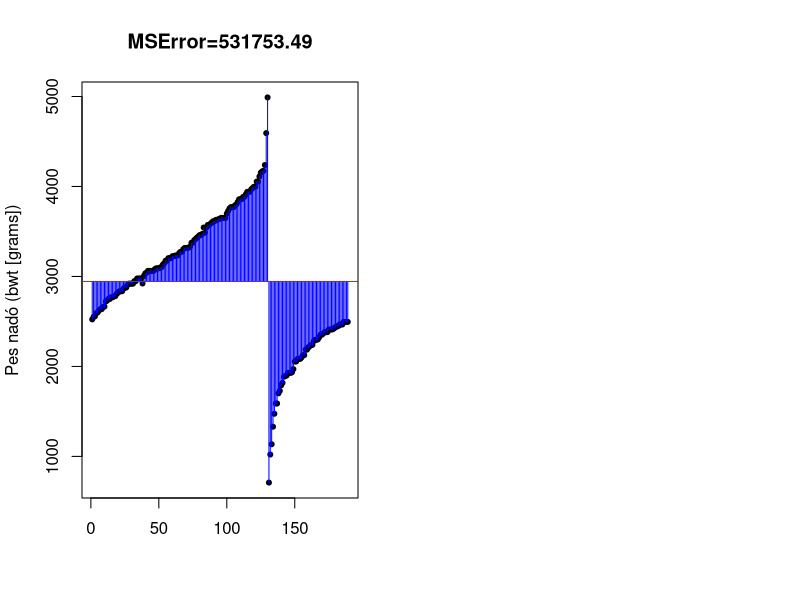
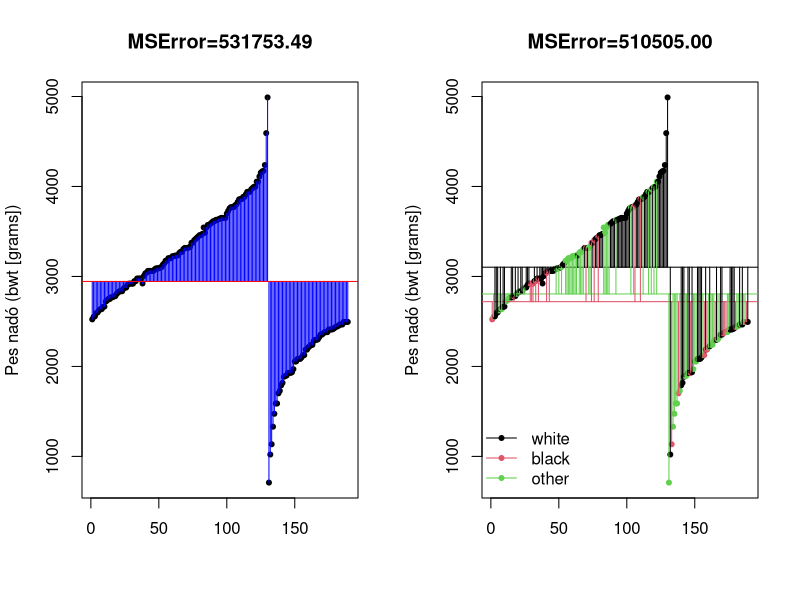
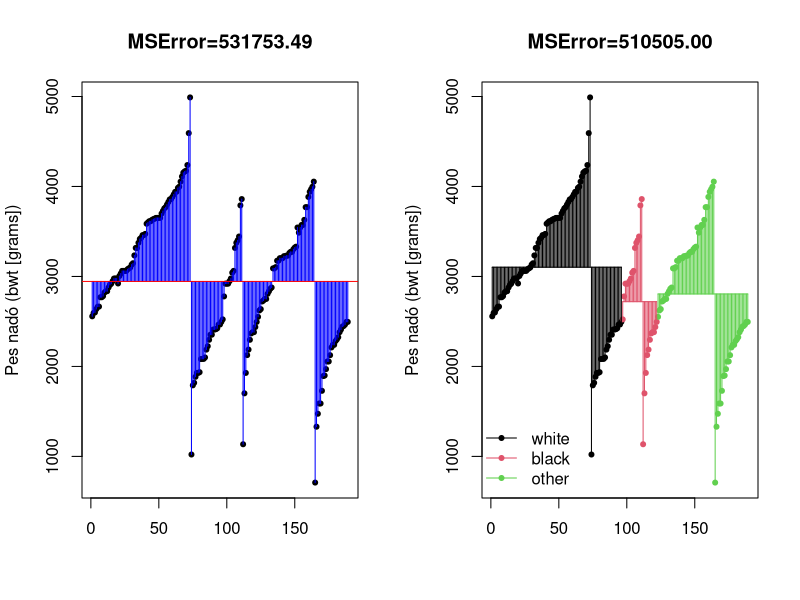
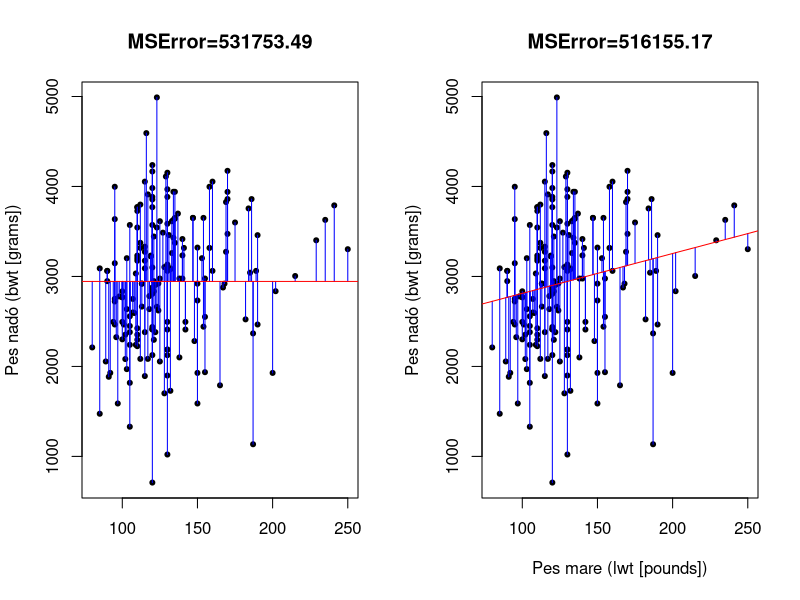
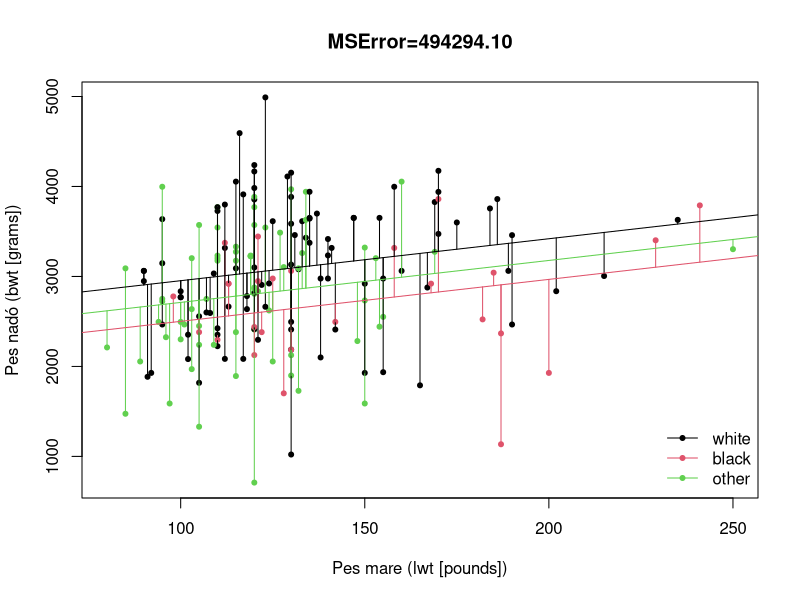
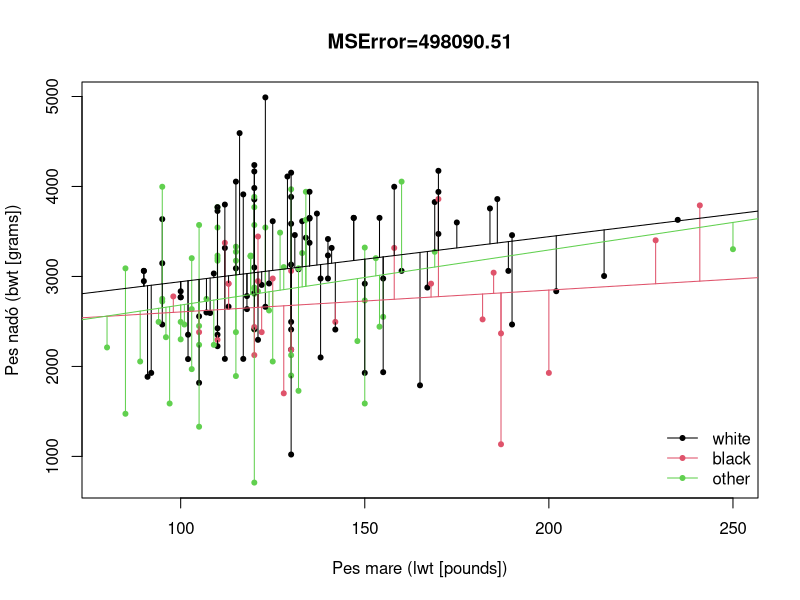

The R source for these figures, in order:
## ---- chunk 1
data(birthwt, package='MASS')
## ---- chunk 2
SSError = function(resid, df){
  sum( (resid-mean(resid))^2 ) / df
}
par(mfrow=c(1,2))
plot(bwt~1, data = birthwt, pch=20, main=sprintf('MSError=%.2f', var(birthwt$bwt)),
     xlab = '', ylab = 'Pes nadó (bwt [grams])')
segments(x0 = 1:NROW(birthwt), x1 = 1:NROW(birthwt), 
         y0 = mean(birthwt[['bwt']]), y = birthwt[['bwt']], col='blue')
abline(h=mean(birthwt[['bwt']]), col='red')


par(mfrow=c(1,1))
## ---- chunk 3
par(mfrow=c(1,2))
plot(bwt~1, data = birthwt, pch=20, main=sprintf('MSError=%.2f', var(birthwt$bwt)),
     xlab = '', ylab = 'Pes nadó (bwt [grams])')
segments(x0 = 1:NROW(birthwt), x1 = 1:NROW(birthwt), 
         y0 = mean(birthwt[['bwt']]), y = birthwt[['bwt']], col='blue')
abline(h=mean(birthwt[['bwt']]), col='red')

m<-lm(bwt~as.factor(race), data = birthwt)
plot(bwt~1, data = birthwt, pch=20, main=sprintf('MSError=%.2f', SSError(m$residuals, m$df.residual)),
     xlab = '', ylab = 'Pes nadó (bwt [grams])', col=race)
abline(h = mean(birthwt$bwt[birthwt$race == 1]), col=1)
abline(h = mean(birthwt$bwt[birthwt$race == 2]), col=2)
abline(h = mean(birthwt$bwt[birthwt$race == 3]), col=3)
segments(x0 = 1:NROW(birthwt), x1 = 1:NROW(birthwt), 
         y0 = predict(m), y = birthwt[['bwt']], col=birthwt$race)
legend('bottomleft', legend=c('white','black','other'), pch=20, lty=1, col=1:3, bty='n')
par(mfrow=c(1,1))
## ---- chunk 4
birthwt_ord = birthwt[order(birthwt$race),]
par(mfrow=c(1,2))
plot(bwt~1, data = birthwt_ord, pch=20, main=sprintf('MSError=%.2f', var(birthwt_ord$bwt)),
     xlab = '', ylab = 'Pes nadó (bwt [grams])')
segments(x0 = 1:NROW(birthwt_ord), x1 = 1:NROW(birthwt_ord), 
         y0 = mean(birthwt_ord[['bwt']]), y = birthwt_ord[['bwt']], col='blue')
abline(h=mean(birthwt_ord[['bwt']]), col='red')

m<-lm(bwt~as.factor(race), data = birthwt_ord)
plot(bwt~1, data = birthwt_ord, pch=20, main=sprintf('MSError=%.2f', SSError(m$residuals, m$df.residual)),
     xlab = '', ylab = 'Pes nadó (bwt [grams])', col=race)
segments(y0 = mean(birthwt_ord$bwt[birthwt_ord$race == 1]), y = mean(birthwt_ord$bwt[birthwt_ord$race == 1]),
         x0 = min(which(birthwt_ord$race == 1)), x = max(which(birthwt_ord$race == 1)), col=1)
segments(y0 = mean(birthwt_ord$bwt[birthwt_ord$race == 2]), y = mean(birthwt_ord$bwt[birthwt_ord$race == 2]),
         x0 = min(which(birthwt_ord$race == 2)), x = max(which(birthwt_ord$race == 2)), col=2)
segments(y0 = mean(birthwt_ord$bwt[birthwt_ord$race == 3]), y = mean(birthwt_ord$bwt[birthwt_ord$race == 3]),
         x0 = min(which(birthwt_ord$race == 3)), x = max(which(birthwt_ord$race == 3)), col=3)
segments(x0 = 1:NROW(birthwt_ord), x1 = 1:NROW(birthwt_ord), 
         y0 = predict(m), y = birthwt_ord[['bwt']], col=birthwt_ord$race)
legend('bottomleft', legend=c('white','black','other'), pch=20, lty=1, col=1:3, bty='n')
par(mfrow=c(1,1))
## ---- chunk 5

par(mfrow=c(1,2))
plot(bwt~lwt, data = birthwt, pch=20, main=sprintf('MSError=%.2f', var(birthwt$bwt)),
     xlab = '', ylab = 'Pes nadó (bwt [grams])')
segments(x0 = birthwt[['lwt']], x1 = birthwt[['lwt']], 
         y0 = mean(birthwt[['bwt']]), y = birthwt[['bwt']], col='blue')
abline(h=mean(birthwt[['bwt']]), col='red')

m<-lm(bwt~lwt, data = birthwt)
plot(bwt~lwt, data = birthwt, pch=20, main=sprintf('MSError=%.2f', SSError(m$residuals, m$df.residual)),
     xlab = 'Pes mare (lwt [pounds])', ylab = 'Pes nadó (bwt [grams])')
segments(x0 = birthwt[['lwt']], x1 = birthwt[['lwt']], 
         y0 = predict(m), y = birthwt[['bwt']], col='blue')
abline(m, col='red')
par(mfrow=c(1,1))
## ---- chunk 6

m<-lm(bwt~lwt+as.factor(race), data = birthwt)
plot(bwt~lwt, data = birthwt, pch=20, col=birthwt$race, main=sprintf('MSError=%.2f', SSError(m$residuals, m$df.residual)),
     xlab = 'Pes mare (lwt [pounds])', ylab = 'Pes nadó (bwt [grams])')
segments(x0 = birthwt[['lwt']], x1 = birthwt[['lwt']], 
         y0 = predict(m), y = birthwt[['bwt']], col=birthwt$race)
abline(a = coefficients(m)[1], b = coefficients(m)[2], col=1)
abline(a = coefficients(m)[1] + coefficients(m)[3], b = coefficients(m)[2], col=2)
abline(a = coefficients(m)[1] + coefficients(m)[4], b = coefficients(m)[2], col=3)
legend('bottomright', legend=c('white','black','other'), pch=20, lty=1, col=1:3, bty='n')
## ---- chunk 7
m<-lm(bwt~lwt+as.factor(race)+lwt:as.factor(race), data = birthwt)
plot(bwt~lwt, data = birthwt, pch=20, col=birthwt$race, main=sprintf('MSError=%.2f', SSError(m$residuals, m$df.residual)),
     xlab = 'Pes mare (lwt [pounds])', ylab = 'Pes nadó (bwt [grams])')
segments(x0 = birthwt[['lwt']], x1 = birthwt[['lwt']], 
         y0 = predict(m), y = birthwt[['bwt']], col=birthwt$race)
cf = coefficients(m)
abline(a = cf[1], b = cf[2], col=1)
abline(a = cf[1] + cf[3], b = cf[2] + cf[5], col=2)
abline(a = cf[1] + cf[4], b =  cf[2] + cf[6], col=3)
legend('bottomright', legend=c('white','black','other'), pch=20, lty=1, col=1:3, bty='n')
